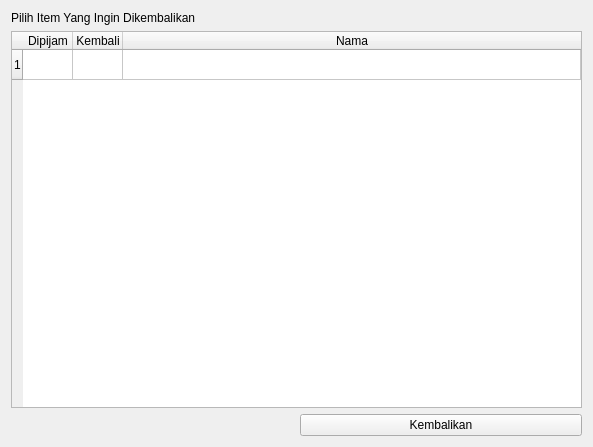
<?xml version="1.0" encoding="UTF-8"?>
<ui version="4.0">
 <class>MainFrame</class>
 <widget class="QFrame" name="MainFrame">
  <property name="geometry">
   <rect>
    <x>0</x>
    <y>0</y>
    <width>593</width>
    <height>447</height>
   </rect>
  </property>
  <property name="windowTitle">
   <string>Frame</string>
  </property>
  <layout class="QHBoxLayout" name="horizontalLayout">
   <item>
    <layout class="QGridLayout" name="gridLayout">
     <item row="3" column="1">
      <widget class="QPushButton" name="ReturnBtn">
       <property name="text">
        <string>Kembalikan</string>
       </property>
      </widget>
     </item>
     <item row="2" column="0" colspan="2">
      <widget class="QTableWidget" name="ItemSelect">
       <property name="sizeAdjustPolicy">
        <enum>QAbstractScrollArea::SizeAdjustPolicy::AdjustToContents</enum>
       </property>
       <property name="editTriggers">
        <set>QAbstractItemView::EditTrigger::AnyKeyPressed|QAbstractItemView::EditTrigger::DoubleClicked|QAbstractItemView::EditTrigger::EditKeyPressed|QAbstractItemView::EditTrigger::SelectedClicked</set>
       </property>
       <property name="rowCount">
        <number>1</number>
       </property>
       <property name="supportedDragActions">
        <set>Qt::DropAction::CopyAction|Qt::DropAction::MoveAction</set>
       </property>
       <attribute name="horizontalHeaderCascadingSectionResizes">
        <bool>false</bool>
       </attribute>
       <attribute name="horizontalHeaderMinimumSectionSize">
        <number>50</number>
       </attribute>
       <attribute name="horizontalHeaderDefaultSectionSize">
        <number>50</number>
       </attribute>
       <attribute name="horizontalHeaderShowSortIndicator" stdset="0">
        <bool>false</bool>
       </attribute>
       <attribute name="horizontalHeaderStretchLastSection">
        <bool>true</bool>
       </attribute>
       <attribute name="verticalHeaderShowSortIndicator" stdset="0">
        <bool>false</bool>
       </attribute>
       <attribute name="verticalHeaderStretchLastSection">
        <bool>false</bool>
       </attribute>
       <row/>
       <column>
        <property name="text">
         <string>Dipijam</string>
        </property>
       </column>
       <column>
        <property name="text">
         <string>Kembali</string>
        </property>
       </column>
       <column>
        <property name="text">
         <string>Nama</string>
        </property>
       </column>
       <item row="0" column="0">
        <property name="text">
         <string/>
        </property>
        <property name="flags">
         <set>ItemIsEnabled</set>
        </property>
       </item>
       <item row="0" column="2">
        <property name="text">
         <string/>
        </property>
        <property name="checkState">
         <enum>Unchecked</enum>
        </property>
        <property name="flags">
         <set>ItemIsSelectable|ItemIsUserCheckable|ItemIsEnabled</set>
        </property>
       </item>
      </widget>
     </item>
     <item row="1" column="0" colspan="2">
      <widget class="QLabel" name="borrowLabel">
       <property name="text">
        <string>Pilih Item Yang Ingin Dikembalikan</string>
       </property>
      </widget>
     </item>
    </layout>
   </item>
  </layout>
 </widget>
 <resources/>
 <connections/>
</ui>
